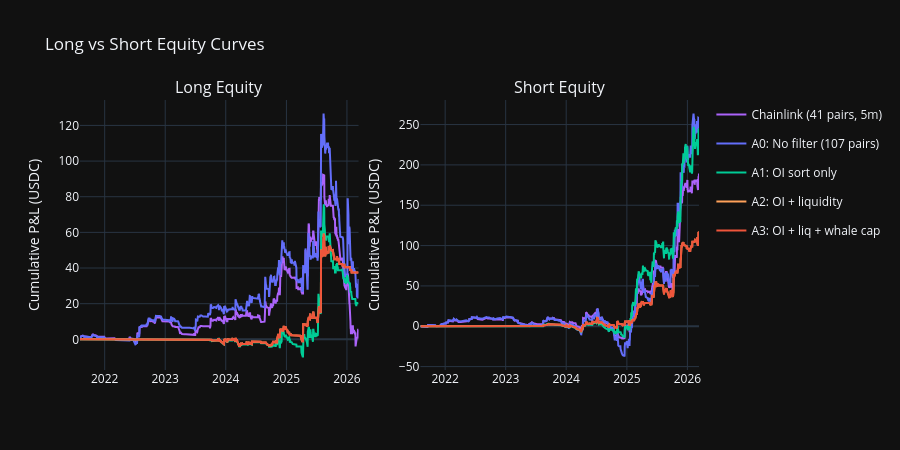

The cell this chart's notebook holds for it:
### Code cell
# Separate equity curves for longs and shorts
fig = make_subplots(rows=1, cols=2, subplot_titles=['Long Equity', 'Short Equity'], shared_yaxes=False)

for i, (label, res) in enumerate(strategy_results.items()):
    trades = res['trades'].copy()
    trades['date'] = trades['close_date'].dt.date
    color = colors[i % len(colors)]

    for col, is_short in [(1, False), (2, True)]:
        side_trades = trades[trades['is_short'] == is_short]
        if len(side_trades) == 0:
            continue
        daily_pnl = side_trades.groupby('date')['profit_abs'].sum()
        daily_pnl = daily_pnl.reindex(all_dates, fill_value=0)
        cum_pnl = daily_pnl.cumsum()

        fig.add_trace(go.Scatter(
            x=[str(d) for d in cum_pnl.index],
            y=cum_pnl.values,
            mode='lines',
            name=f'{label}' if col == 1 else None,
            legendgroup=label,
            showlegend=(col == 1),
            line=dict(width=2, color=color),
        ), row=1, col=col)

fig.update_layout(
    title='Long vs Short Equity Curves',
    height=450,
    hovermode='x unified',
    template='plotly_dark',
)
fig.update_yaxes(title_text='Cumulative P&L (USDC)', row=1, col=1)
fig.update_yaxes(title_text='Cumulative P&L (USDC)', row=1, col=2)
fig.show()

### Figure 1 — Plotly figure (JSON) as saved in the notebook; plotly's stock layout.template omitted (floating-point values rounded to 4 significant figures; data arrays with more than 128 entries replaced by an {"elided": "..."} marker saying what was removed)
{"data": [{"legendgroup": "Chainlink (41 pairs, 5m)", "line": {"color": "#AB63FA", "width": 2}, "mode": "lines", "name": "Chainlink (41 pairs, 5m)", "showlegend": true, "type": "scatter", "x": {"elided": "984 str values"}, "xaxis": "x", "y": {"elided": "984 float values"}, "yaxis": "y"}, {"legendgroup": "Chainlink (41 pairs, 5m)", "line": {"color": "#AB63FA", "width": 2}, "mode": "lines", "showlegend": false, "type": "scatter", "x": {"elided": "984 str values"}, "xaxis": "x2", "y": {"elided": "984 float values"}, "yaxis": "y2"}, {"legendgroup": "A0: No filter (107 pairs)", "line": {"color": "#636EFA", "width": 2}, "mode": "lines", "name": "A0: No filter (107 pairs)", "showlegend": true, "type": "scatter", "x": {"elided": "984 str values"}, "xaxis": "x", "y": {"elided": "984 float values"}, "yaxis": "y"}, {"legendgroup": "A0: No filter (107 pairs)", "line": {"color": "#636EFA", "width": 2}, "mode": "lines", "showlegend": false, "type": "scatter", "x": {"elided": "984 str values"}, "xaxis": "x2", "y": {"elided": "984 float values"}, "yaxis": "y2"}, {"legendgroup": "A1: OI sort only", "line": {"color": "#00CC96", "width": 2}, "mode": "lines", "name": "A1: OI sort only", "showlegend": true, "type": "scatter", "x": {"elided": "984 str values"}, "xaxis": "x", "y": {"elided": "984 float values"}, "yaxis": "y"}, {"legendgroup": "A1: OI sort only", "line": {"color": "#00CC96", "width": 2}, "mode": "lines", "showlegend": false, "type": "scatter", "x": {"elided": "984 str values"}, "xaxis": "x2", "y": {"elided": "984 float values"}, "yaxis": "y2"}, {"legendgroup": "A2: OI + liquidity", "line": {"color": "#FFA15A", "width": 2}, "mode": "lines", "name": "A2: OI + liquidity", "showlegend": true, "type": "scatter", "x": {"elided": "984 str values"}, "xaxis": "x", "y": {"elided": "984 float values"}, "yaxis": "y"}, {"legendgroup": "A2: OI + liquidity", "line": {"color": "#FFA15A", "width": 2}, "mode": "lines", "showlegend": false, "type": "scatter", "x": {"elided": "984 str values"}, "xaxis": "x2", "y": {"elided": "984 float values"}, "yaxis": "y2"}, {"legendgroup": "A3: OI + liq + whale cap", "line": {"color": "#EF553B", "width": 2}, "mode": "lines", "name": "A3: OI + liq + whale cap", "showlegend": true, "type": "scatter", "x": {"elided": "984 str values"}, "xaxis": "x", "y": {"elided": "984 float values"}, "yaxis": "y"}, {"legendgroup": "A3: OI + liq + whale cap", "line": {"color": "#EF553B", "width": 2}, "mode": "lines", "showlegend": false, "type": "scatter", "x": {"elided": "984 str values"}, "xaxis": "x2", "y": {"elided": "984 float values"}, "yaxis": "y2"}], "layout": {"annotations": [{"font": {"size": 16}, "showarrow": false, "text": "Long Equity", "x": 0.225, "xanchor": "center", "xref": "paper", "y": 1.0, "yanchor": "bottom", "yref": "paper"}, {"font": {"size": 16}, "showarrow": false, "text": "Short Equity", "x": 0.775, "xanchor": "center", "xref": "paper", "y": 1.0, "yanchor": "bottom", "yref": "paper"}], "height": 450, "hovermode": "x unified", "title": {"text": "Long vs Short Equity Curves"}, "xaxis": {"anchor": "y", "domain": [0.0, 0.45]}, "xaxis2": {"anchor": "y2", "domain": [0.55, 1.0]}, "yaxis": {"anchor": "x", "domain": [0.0, 1.0], "title": {"text": "Cumulative P&L (USDC)"}}, "yaxis2": {"anchor": "x2", "domain": [0.0, 1.0], "title": {"text": "Cumulative P&L (USDC)"}}}}
